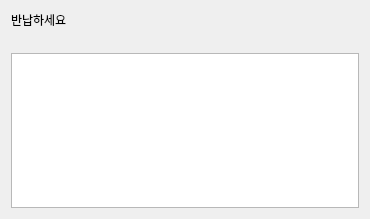
<?xml version="1.0" encoding="UTF-8"?>
<ui version="4.0">
 <class>AlertBook</class>
 <widget class="QWidget" name="AlertBook">
  <property name="geometry">
   <rect>
    <x>0</x>
    <y>0</y>
    <width>370</width>
    <height>219</height>
   </rect>
  </property>
  <property name="windowTitle">
   <string>Form</string>
  </property>
  <layout class="QGridLayout" name="gridLayout">
   <item row="0" column="0">
    <widget class="QLabel" name="label">
     <property name="text">
      <string>반납하세요</string>
     </property>
    </widget>
   </item>
   <item row="1" column="1">
    <spacer name="verticalSpacer">
     <property name="orientation">
      <enum>Qt::Vertical</enum>
     </property>
     <property name="sizeType">
      <enum>QSizePolicy::Fixed</enum>
     </property>
     <property name="sizeHint" stdset="0">
      <size>
       <width>20</width>
       <height>18</height>
      </size>
     </property>
    </spacer>
   </item>
   <item row="2" column="0" colspan="2">
    <widget class="QTableView" name="tableView"/>
   </item>
  </layout>
 </widget>
 <resources/>
 <connections/>
</ui>
